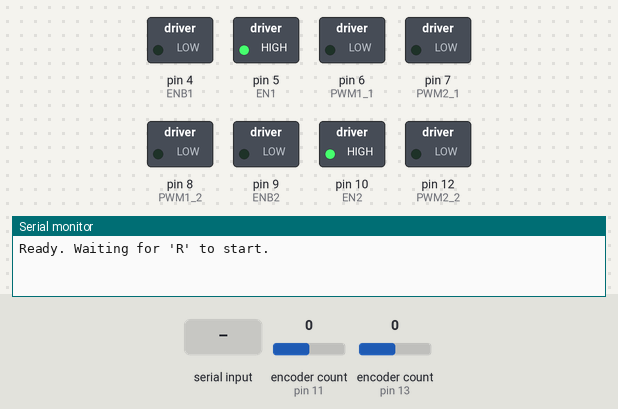
The sketch below on a simulated Arduino Uno, built with avr-gcc and run on an emulated ATmega328P. Shown: switched loads named in the sketch (green lamp = pin HIGH), the last lines printed to the serial monitor. The test bench sets the inputs (shaded band); at power-on: encoder count (sensors on pin 11, pin 13) 0.

Above: at 1.2 s.
1.3 s: "R" received over Serial
At 2.5 s:
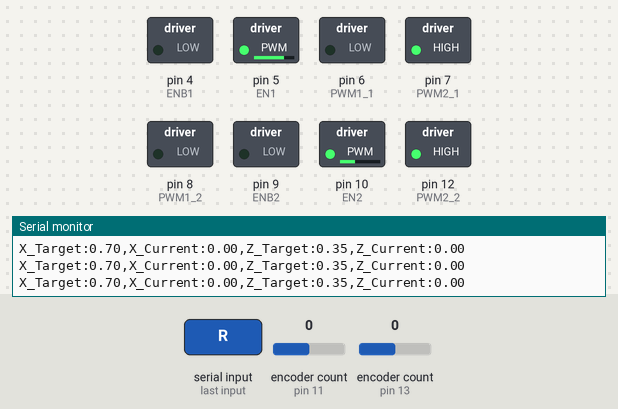
2.8 s: encoder count (sensor on pin 11) set to -1
At 3.7 s:
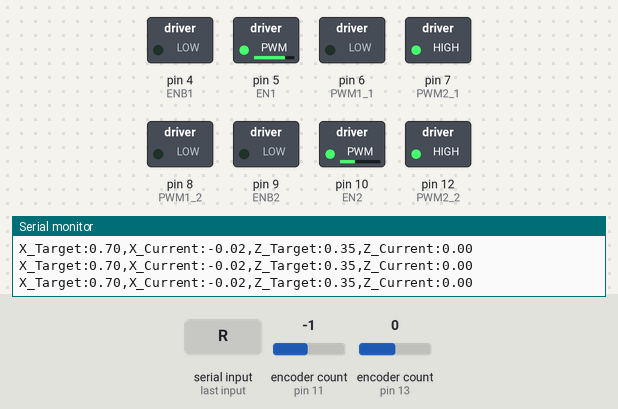
4.3 s: encoder count (sensor on pin 13) set to 4
At 5.5 s:
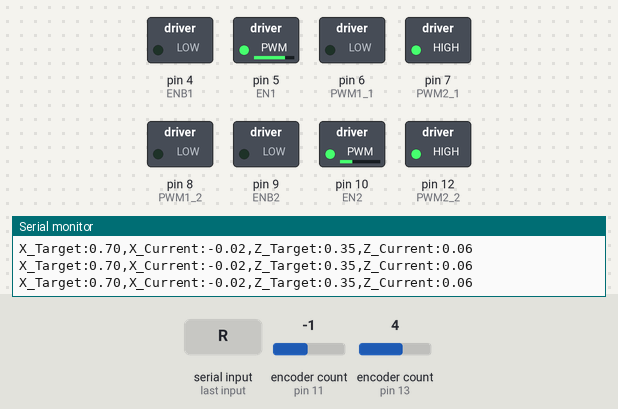
5.8 s: encoder count (sensor on pin 11) set to 0
At 6.6 s:
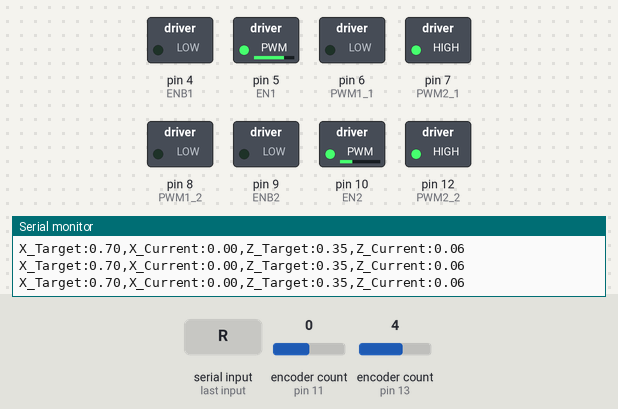
8.8 s: encoder count (sensor on pin 13) set to 8
At 9.6 s:
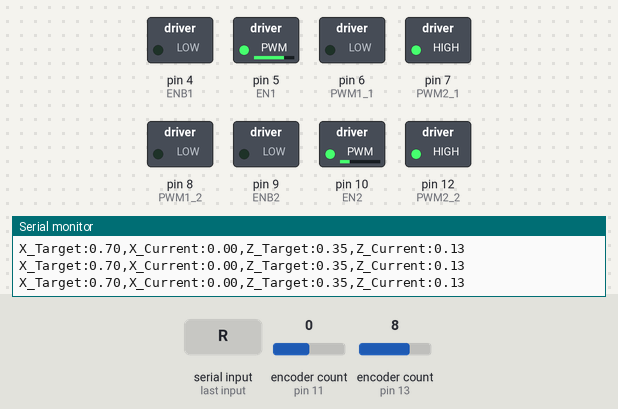
Timing chart, 0 to 11.3 s (numbered marks = the images above; inputs shaded):
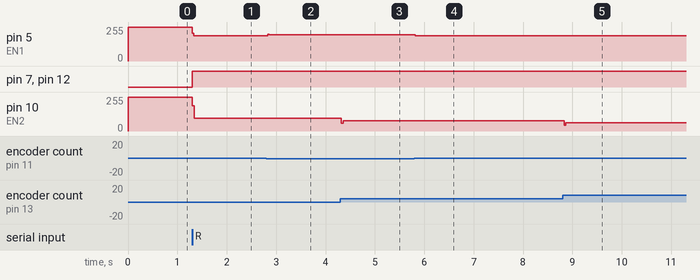

Measured:
- after the input at 1.3 s, pin 5 (EN1): 255/255 → 191/255 at once; pin 7 (PWM2_1), pin 12 (PWM2_2): LOW → HIGH at once; pin 10 (EN2): 255/255 → 95/255 at once
- after the input at 2.8 s, pin 5 (EN1): 191/255 → 196/255 at once
- after the input at 4.3 s, pin 10 (EN2): 95/255 → 78/255 at once
- after the input at 5.8 s, pin 5 (EN1): 196/255 → 191/255 at once
- after the input at 8.8 s, pin 10 (EN2): 78/255 → 61/255 at once

The sketch:

PIDresponse.ino
```cpp
#include <Encoder.h>

// Motor Pins
#define EN1 5
#define ENB1 4
#define PWM1_1 6
#define PWM2_1 7
#define EN2 10
#define ENB2 9
#define PWM1_2 8
#define PWM2_2 12

// Encoder counts per revolution
const int ENC_PRX = 1600;
const int ENC_PRZ = 1600;

// Encoder objects
Encoder myEncX(11, 3);
Encoder myEncZ(13, 2);

// PID Constants
float KpX = 275, KiX = 0, KdX = 6;
float KpZ = 275, KiZ = 0, KdZ = 10;

// State Variables
float targetX = 0.349066*2, targetZ = 0.349066;

float cur_radX = 0, cur_radZ = 0;
long curPositionX = 0, curPositionZ = 0;

// Motor speed limits
const int MAX_PWMX = 210;
const int MAX_PWMZ = 190;

// Flags
bool startUpdating = false;

void setup() {
  Serial.begin(115200);

  pinMode(EN1, OUTPUT);
  pinMode(ENB1, OUTPUT);
  pinMode(PWM1_1, OUTPUT);
  pinMode(PWM2_1, OUTPUT);
  pinMode(EN2, OUTPUT);
  pinMode(ENB2, OUTPUT);
  pinMode(PWM1_2, OUTPUT);
  pinMode(PWM2_2, OUTPUT);

  digitalWrite(EN1, HIGH);
  digitalWrite(ENB1, LOW);
  digitalWrite(EN2, HIGH);
  digitalWrite(ENB2, LOW);

  Serial.println("Ready. Waiting for 'R' to start.");
}

void loop() {
  // Check for serial command
  if (Serial.available() > 0) {
    char command = Serial.read();
    if (command == 'R') {
      startUpdating = true;
      Serial.println("Updating angles...");
    }
  }

  if (startUpdating) {
    updatePositions();
    applyPIDControl();
    sendData();
    delay(33);
  }
}

// Update encoder positions and calculate radians
void updatePositions() {
  curPositionX = myEncX.read();
  curPositionZ = myEncZ.read();

  cur_radX = (2 * PI * curPositionX) / ENC_PRX;
  cur_radZ = (2 * PI * curPositionZ) / ENC_PRZ;
}

// PID control and motor speed update
void applyPIDControl() {
  static float errX = 0, errZ = 0;
  static float err_lastX = 0, err_lastZ = 0;
  static float err_intX = 0, err_intZ = 0;

  float deltaTime = 0.033; // Approximate loop time in seconds

  // Calculate errors
  errX = targetX - cur_radX;
  errZ = targetZ - cur_radZ;

  // PID calculations for Motor 1 (X)
  err_intX += errX * deltaTime;
  float err_dotX = (errX - err_lastX) / deltaTime;
  int PWMX = constrain(KpX * errX + KiX * err_intX + KdX * err_dotX, -MAX_PWMX, MAX_PWMX);
  setMotorSpeed(1, PWMX);
  err_lastX = errX;

  // PID calculations for Motor 2 (Z)
  err_intZ += errZ * deltaTime;
  float err_dotZ = (errZ - err_lastZ) / deltaTime;
  int PWMZ = constrain(KpZ * errZ + KiZ * err_intZ + KdZ * err_dotZ, -MAX_PWMZ, MAX_PWMZ);
  setMotorSpeed(2, PWMZ);
  err_lastZ = errZ;
}

// Send data to MATLAB
void sendData() {
  Serial.print("X_Target:"); Serial.print(targetX);
  Serial.print(",X_Current:"); Serial.print(cur_radX);
  Serial.print(",Z_Target:"); Serial.print(targetZ);
  Serial.print(",Z_Current:"); Serial.println(cur_radZ);
}

// Set motor speed and direction
void setMotorSpeed(int motor, int pwm) {
  bool dir = pwm > 0;
  pwm = abs(pwm);

  if (motor == 1) {
    analogWrite(EN1, pwm);
    digitalWrite(PWM1_1, !dir);
    digitalWrite(PWM2_1, dir);
  } else if (motor == 2) {
    analogWrite(EN2, pwm);
    digitalWrite(PWM1_2, !dir);
    digitalWrite(PWM2_2, dir);
  }
}
```
